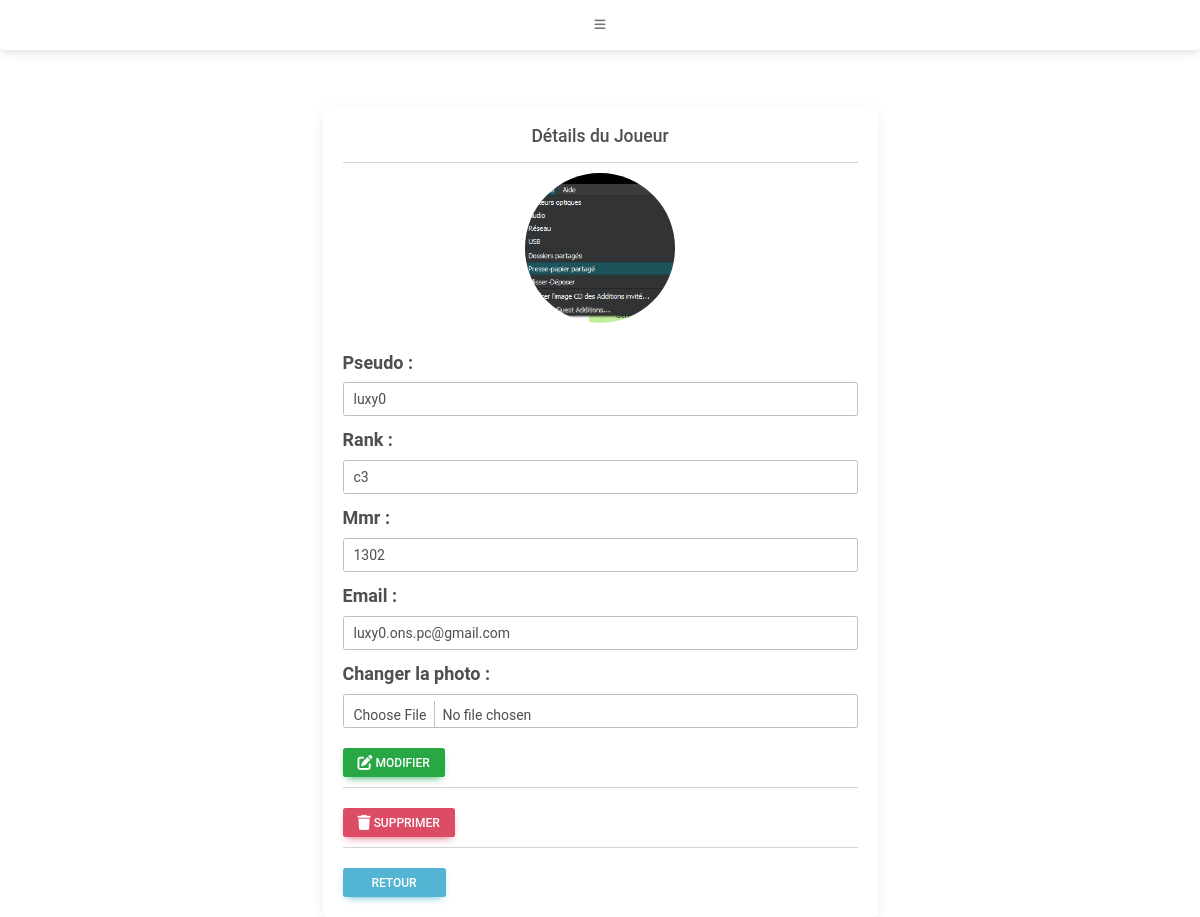
Page /MVC_Advanced_Perso/index.php?controller=joueurs&action=detail&id=16 on the committed database.
### tables this page shows
CREATE TABLE IF NOT EXISTS `joueur` (
  `idjoueur` int NOT NULL AUTO_INCREMENT,
  `pseudo` varchar(64) NOT NULL,
  `rankrl` varchar(64) NOT NULL,
  `mmr` int NOT NULL,
  `email` varchar(128) NOT NULL,
  `photo` varchar(255) DEFAULT NULL,
  PRIMARY KEY (`idjoueur`),
  KEY `email` (`email`)
);

### MVC_Advanced_Perso/model/Joueur.php (called while the page is built, shortened)
<?php
    class Joueur{
        private $table='Joueur';
        private $connexion;
        public function __construct($connexion) {
            $this->connexion= $connexion;
        }
        public function getById($id){
            $query = $this->connexion->prepare("SELECT idjoueur,pseudo,rankrl,mmr,email,photo FROM ".$this->table. " WHERE idjoueur = :id");
            $query->execute(array(
                "id" => $id
            ));
            $result = $query->fetchObject();
            return $result;
        }
    }

### MVC_Advanced_Perso/core/connecteur.php (called while the page is built, shortened)
<?php
    class Connecteur{
            private $driver;
            private $host, $user, $pass, $database, $charset;
            public function __construct(){
                $this->driver=DB_DRIVER;
                $this->host=DB_HOST;
                $this->user=DB_USER;
                $this->pass=DB_PASS;
                $this->database=DB_DATABASE;
                $this->charset=DB_CHARSET;
            }
            public function connexion(){
                $bdd = $this->driver . ':host=' . $this->host . ';dbname=' .
                    $this->database . ';charset=' . $this->charset;
                try{
                    $connection = new PDO($bdd, $this->user, $this->pass);
                    $connection->setAttribute(PDO::ATTR_ERRMODE, PDO::ERRMODE_EXCEPTION);
                    return $connection;
                }catch (PDOException $e){
                    throw new Exception('Probleme de connexion à la base
                        de donnée. Merci de prévenir votre administrateur');
                }
            }
    }
?>

### MVC_Advanced_Perso/view/detailView.php (the view, shortened to what this page needs)
<!DOCTYPE html>
<html lang="fr">
<head>
    <link href="//maxcdn.bootstrapcdn.com/bootstrap/3.2.0/css/bootstrap.min.css" rel="stylesheet" type="text/css" />
</head>
<body>
    <?php include 'composantView/navBar.php'; ?>
    <div class="container">
        <div class="row justify-content-center">
            <div class="col-lg-6 col-md-8">
                <div class="card">
                    <h3>Détails du Joueur</h3>
                    <hr/>
                    <form action="index.php?controller=joueurs&action=maj" method="post" enctype="multipart/form-data">
                        <h3><img src="<?php echo $data["joueur"]->photo ?>" alt="Photo de profil" class="profile-photo"><br><br>
                        </h3>
                        <div class="form-group">
                            <label for="pseudo_rl">Pseudo :</label>
                            <input type="text" name="pseudo_rl" value="<?php echo $data["joueur"]->pseudo ?>" class="form-control" />
                        </div>
                        <div class="form-group">
                            <label for="rankrl_rl">Rank :</label>
                            <input type="text" name="rankrl_rl" value="<?php echo $data["joueur"]->rankrl ?>" class="form-control" />
                        </div>
                        <div class="form-group">
                            <label for="mmr_rl">Mmr :</label>
                            <input type="text" name="mmr_rl" value="<?php echo $data["joueur"]->mmr ?>" class="form-control" />
                        </div>
                        <div class="form-group">
                            <label for="email_rl">Email :</label>
                            <input type="text" name="email_rl" value="<?php echo $data["joueur"]->email ?>" class="form-control" />
                        </div>
                        <div class="form-group">
                            <label for="photo_rl">Changer la photo :</label>
                            <input type="file" name="photo_rl" id="photo_rl" class="form-control" accept="image/*"/>
                        </div>
                        <button type="submit" class="btn btn-success btn-large-text">
                            <i class="fa-solid fa-pen-to-square fa-lg" style="color: #ffffff;"></i> Modifier
                        </button>
                        </form>
                    <hr/>
                    <form action="index.php?controller=joueurs&action=delete" method="post" onsubmit="return confirm('Êtes-vous sûr de vouloir supprimer ce joueur ?');">
                        <button type="submit" class="btn btn-danger">
                            <i class="fa-solid fa-trash fa-lg"></i> Supprimer
                        </button>
                    </form>
                    <hr/>
                    <a href="index.php" class="btn btn-info">Retour</a>
                </div>
            </div>
        </div>
    </div>
</body>
</html>

### MVC_Advanced_Perso/view/detailView.php (style rules this page uses)
.profile-photo { width: 150px; height: 150px; border-radius: 50%; object-fit: cover; }
.container { margin-top: 10px; }
.card { padding: 20px; border-radius: 8px; box-shadow: 0 0 15px rgba(0, 0, 0, 0.1); background-color: white; text-align: left; }
.form-group { margin-bottom: 10px; font-size: 18px; }
h3 { text-align: center; }
.btn { margin-top: 10px; }
input.form-control, textarea.form-control { font-size: 14px; padding: 10px; line-height: 1.5; }
.btn-success { background-color: #28a745 !important; border-color: #28a745 !important; font-size: 12px !important; }
.btn-danger { font-size: 12px !important; }
.btn-info { font-size: 12px !important; padding: 10px 20px; width: 20% !important; display: inline-block; }

### MVC_Advanced_Perso/view/composantView/navBar.php (style rules this page uses)
body { font-size: 16px; }

### rows in the picture
joueur: photo (picture), pseudo_rl "luxy0", rankrl_rl "c3", mmr_rl "1302", email_rl "luxy0.ons.pc@gmail.com"
